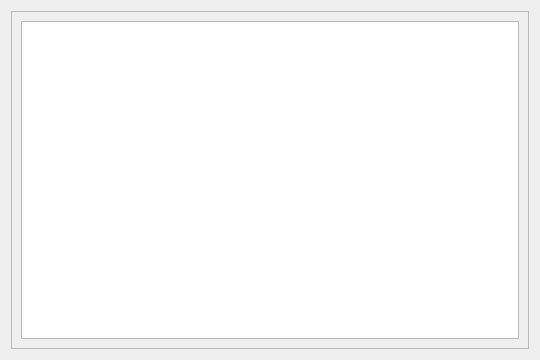
<?xml version="1.0" encoding="UTF-8"?>
<ui version="4.0">
 <class>Help</class>
 <widget class="QDialog" name="Help">
  <property name="geometry">
   <rect>
    <x>0</x>
    <y>0</y>
    <width>540</width>
    <height>360</height>
   </rect>
  </property>
  <property name="minimumSize">
   <size>
    <width>540</width>
    <height>360</height>
   </size>
  </property>
  <property name="windowTitle">
   <string>Help</string>
  </property>
  <layout class="QVBoxLayout" name="verticalLayout_2">
   <item>
    <widget class="QScrollArea" name="scrollArea">
     <property name="widgetResizable">
      <bool>true</bool>
     </property>
     <widget class="QWidget" name="scrollAreaWidgetContents">
      <property name="geometry">
       <rect>
        <x>0</x>
        <y>0</y>
        <width>516</width>
        <height>336</height>
       </rect>
      </property>
      <layout class="QVBoxLayout" name="verticalLayout">
       <item>
        <widget class="QPlainTextEdit" name="plainTextEdit"/>
       </item>
      </layout>
     </widget>
    </widget>
   </item>
  </layout>
 </widget>
 <resources/>
 <connections/>
</ui>
